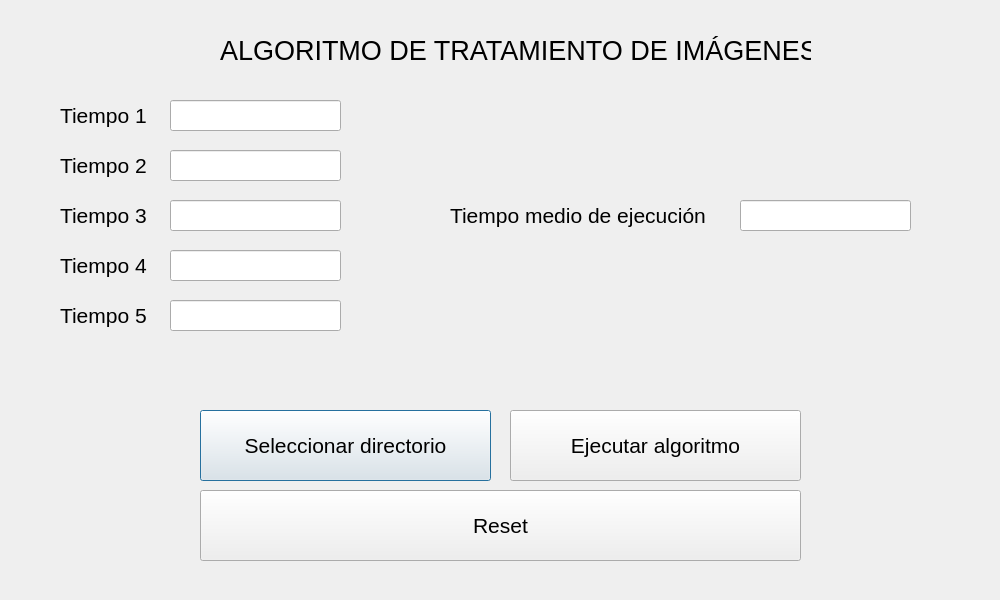
<?xml version="1.0" encoding="UTF-8"?>
<ui version="4.0">
 <class>tratamientoImagenes</class>
 <widget class="QDialog" name="tratamientoImagenes">
  <property name="geometry">
   <rect>
    <x>0</x>
    <y>0</y>
    <width>1000</width>
    <height>600</height>
   </rect>
  </property>
  <property name="windowTitle">
   <string>Dialog</string>
  </property>
  <widget class="QLineEdit" name="time4">
   <property name="geometry">
    <rect>
     <x>170</x>
     <y>250</y>
     <width>171</width>
     <height>31</height>
    </rect>
   </property>
  </widget>
  <widget class="QLabel" name="t3">
   <property name="geometry">
    <rect>
     <x>60</x>
     <y>200</y>
     <width>101</width>
     <height>31</height>
    </rect>
   </property>
   <property name="font">
    <font>
     <pointsize>16</pointsize>
    </font>
   </property>
   <property name="text">
    <string>Tiempo 3</string>
   </property>
  </widget>
  <widget class="QLineEdit" name="time5">
   <property name="geometry">
    <rect>
     <x>170</x>
     <y>300</y>
     <width>171</width>
     <height>31</height>
    </rect>
   </property>
  </widget>
  <widget class="QLineEdit" name="time1">
   <property name="geometry">
    <rect>
     <x>170</x>
     <y>100</y>
     <width>171</width>
     <height>31</height>
    </rect>
   </property>
  </widget>
  <widget class="QPushButton" name="selecDirectorio">
   <property name="geometry">
    <rect>
     <x>200</x>
     <y>410</y>
     <width>291</width>
     <height>71</height>
    </rect>
   </property>
   <property name="font">
    <font>
     <pointsize>16</pointsize>
    </font>
   </property>
   <property name="text">
    <string>Seleccionar directorio</string>
   </property>
  </widget>
  <widget class="QLineEdit" name="timeMedio">
   <property name="geometry">
    <rect>
     <x>740</x>
     <y>200</y>
     <width>171</width>
     <height>31</height>
    </rect>
   </property>
  </widget>
  <widget class="QLabel" name="titulo">
   <property name="geometry">
    <rect>
     <x>220</x>
     <y>20</y>
     <width>591</width>
     <height>61</height>
    </rect>
   </property>
   <property name="font">
    <font>
     <pointsize>20</pointsize>
    </font>
   </property>
   <property name="text">
    <string>ALGORITMO DE TRATAMIENTO DE IMÁGENES</string>
   </property>
  </widget>
  <widget class="QLabel" name="t4">
   <property name="geometry">
    <rect>
     <x>60</x>
     <y>250</y>
     <width>101</width>
     <height>31</height>
    </rect>
   </property>
   <property name="font">
    <font>
     <pointsize>16</pointsize>
    </font>
   </property>
   <property name="text">
    <string>Tiempo 4</string>
   </property>
  </widget>
  <widget class="QLabel" name="t5">
   <property name="geometry">
    <rect>
     <x>60</x>
     <y>300</y>
     <width>101</width>
     <height>31</height>
    </rect>
   </property>
   <property name="font">
    <font>
     <pointsize>16</pointsize>
    </font>
   </property>
   <property name="text">
    <string>Tiempo 5</string>
   </property>
  </widget>
  <widget class="QLineEdit" name="time2">
   <property name="geometry">
    <rect>
     <x>170</x>
     <y>150</y>
     <width>171</width>
     <height>31</height>
    </rect>
   </property>
  </widget>
  <widget class="QLineEdit" name="time3">
   <property name="geometry">
    <rect>
     <x>170</x>
     <y>200</y>
     <width>171</width>
     <height>31</height>
    </rect>
   </property>
  </widget>
  <widget class="QPushButton" name="execImagenes">
   <property name="geometry">
    <rect>
     <x>510</x>
     <y>410</y>
     <width>291</width>
     <height>71</height>
    </rect>
   </property>
   <property name="font">
    <font>
     <pointsize>16</pointsize>
    </font>
   </property>
   <property name="text">
    <string>Ejecutar algoritmo</string>
   </property>
  </widget>
  <widget class="QLabel" name="tMedio">
   <property name="geometry">
    <rect>
     <x>450</x>
     <y>200</y>
     <width>281</width>
     <height>31</height>
    </rect>
   </property>
   <property name="font">
    <font>
     <pointsize>16</pointsize>
    </font>
   </property>
   <property name="text">
    <string>Tiempo medio de ejecución</string>
   </property>
  </widget>
  <widget class="QLabel" name="t2">
   <property name="geometry">
    <rect>
     <x>60</x>
     <y>150</y>
     <width>101</width>
     <height>31</height>
    </rect>
   </property>
   <property name="font">
    <font>
     <pointsize>16</pointsize>
    </font>
   </property>
   <property name="text">
    <string>Tiempo 2</string>
   </property>
  </widget>
  <widget class="QPushButton" name="resetImagenes">
   <property name="geometry">
    <rect>
     <x>200</x>
     <y>490</y>
     <width>601</width>
     <height>71</height>
    </rect>
   </property>
   <property name="font">
    <font>
     <pointsize>16</pointsize>
    </font>
   </property>
   <property name="text">
    <string>Reset</string>
   </property>
  </widget>
  <widget class="QLabel" name="t1">
   <property name="geometry">
    <rect>
     <x>60</x>
     <y>100</y>
     <width>101</width>
     <height>31</height>
    </rect>
   </property>
   <property name="font">
    <font>
     <pointsize>16</pointsize>
    </font>
   </property>
   <property name="text">
    <string>Tiempo 1</string>
   </property>
  </widget>
 </widget>
 <resources/>
 <connections/>
</ui>
